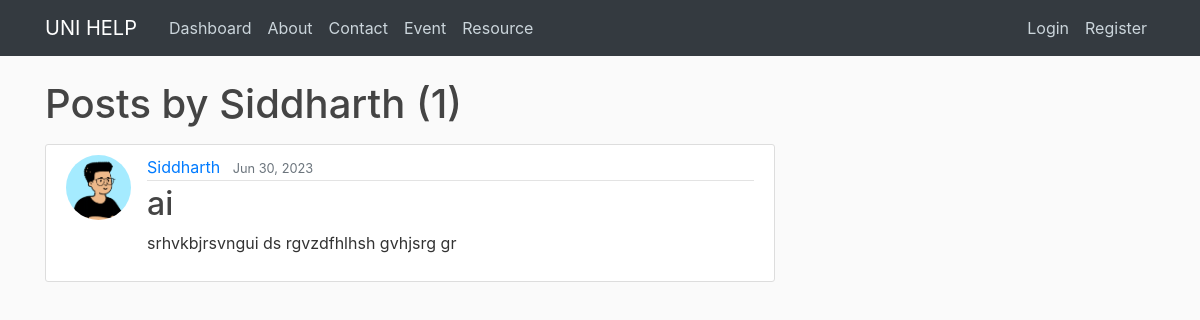
The page /user/Siddharth on the database as committed earlier.
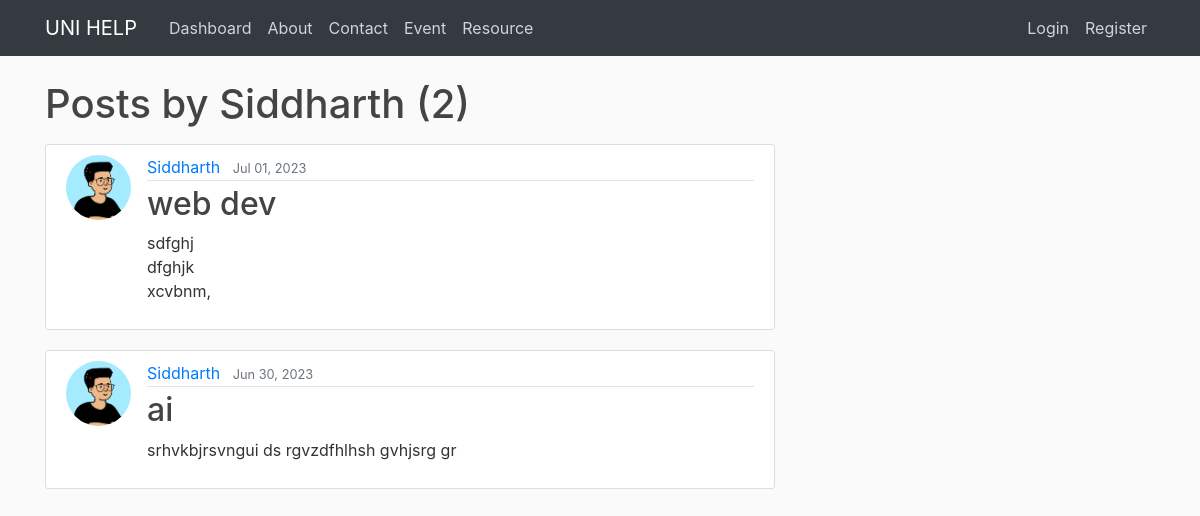
The same page on the database as committed later.
### blog/models.py (models this page shows, shortened)
class Post(models.Model):
    title = models.CharField(max_length=100)
    content = models.TextField()
    date_posted = models.DateTimeField(default=timezone.now)
    author = models.ForeignKey(User, on_delete=models.CASCADE)

### users/models.py (models this page shows, shortened)
class Profile(models.Model):
    user = models.OneToOneField(User, on_delete=models.CASCADE)
    role = models.CharField(max_length=10, default='Alumni')
    image = models.ImageField(default='default.png', upload_to='profile_pics')

### blog/views.py (the view)
# urls.py: path('user/<str:username>', UserPostListView.as_view(), name='user-posts'),
class UserPostListView(ListView):
    model = Post
    template_name = 'blog/user_posts.html' # <app>/<model>_<viewtype>.html
    context_object_name = 'posts'
    ordering = ['-date_posted']
    paginate_by = 6
    def get_queryset(self):
        user = get_object_or_404(User, username=self.kwargs.get('username'))
        return Post.objects.filter(author=user).order_by('-date_posted')

### blog/templates/blog/user_posts.html (shortened to what this page needs)
{% extends "blog/base.html" %}
{% block content %}
    <h1 class="mb-3">Posts by {{ view.kwargs.username }} ({{ page_obj.paginator.count }})</h1>
    {% for post in posts %}
    <article class="media content-section">
        <img class="rounded-circle article-img" src="{{ post.author.profile.image.url }}">
        <div class="media-body">
            <div class="article-metadata">
                <a class="mr-2" href="{% url 'user-posts' post.author.username %}">{{ post.author }}</a>
                <small class="text-muted">{{ post.date_posted|date:"M d, Y" }}</small>
            </div>
            <h2><a class="article-title" href="{% url 'post-detail' post.id %}">{{ post.title }}</a></h2>
            <p class="article-content">{{ post.content }}</p>
        </div>
    </article>
    {% endfor %}
{% endblock content %}

Rows that differ between the two databases and show on the page:
added Post: author.profile.image (picture), author "Siddharth", date_posted "Jul 01, 2023", title "web dev", content "sdfghj dfghjk xcvbnm,"
Other text that changed with them:
{{ page_obj.paginator.count }}: "1" → "2"
